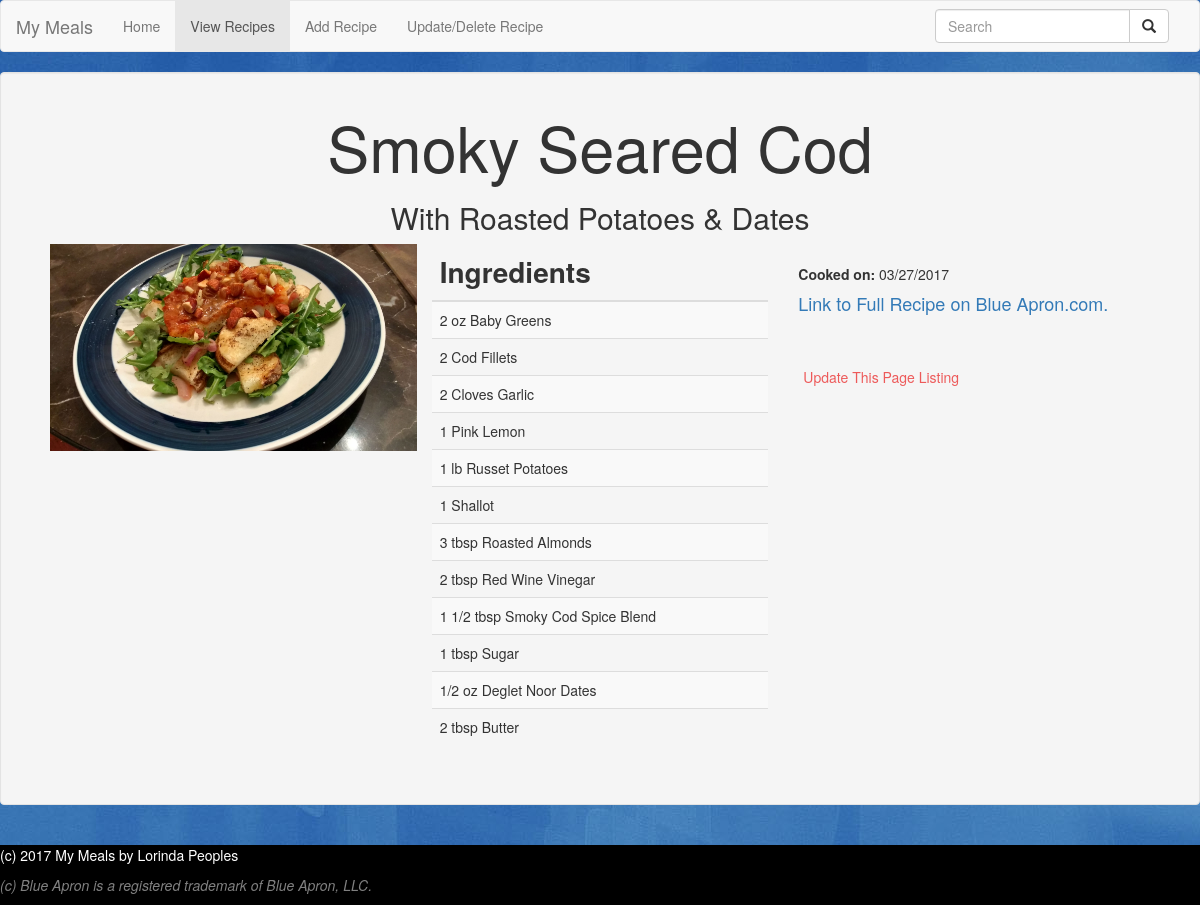
Page /recipe.php?id=101 on the committed database.
### tables this page shows
CREATE TABLE `recipe` (
  `recipe_id` int(4) NOT NULL,
  `title` varchar(255) NOT NULL,
  `subtitle` varchar(255) NOT NULL,
  `cooked_on` varchar(10) NOT NULL,
  `img_src` varchar(255) NOT NULL,
  `url` varchar(255) NOT NULL
);

CREATE TABLE `ingredients` (
  `id` int(4) NOT NULL,
  `recipe_id` int(4) NOT NULL,
  `ingredient` varchar(40) NOT NULL,
  `amount` varchar(10) DEFAULT NULL,
  `measurement` varchar(20) DEFAULT NULL
);

### inc/functions.php (called while the page is built, shortened)
<?php
function get_title($db, $id){
    try{
        $query = 'SELECT title
                    FROM recipe
                    WHERE recipe_id = :id';
        $statement = $db->prepare($query);
        $statement->bindParam(':id', $id, PDO::PARAM_INT);
        $statement->execute();
    }catch(Exception $e){
        echo "Unable to retrieve title";
        exit;
    }
    $title = $statement->fetch(PDO::FETCH_ASSOC);
    foreach($title as $item){
        return $item;
    }
}
function get_subtitle($db, $id){
    try{
        $query = 'SELECT subtitle
                    FROM recipe
                    WHERE recipe_id = :id';
        $statement = $db->prepare($query);
        $statement->bindParam(':id', $id, PDO::PARAM_INT);
        $statement->execute();
    }catch(Exception $e){
        echo "Unable to retrieve title";
        exit;
    }
    $subtitle = $statement->fetch(PDO::FETCH_ASSOC);
    foreach($subtitle as $item){
        return $item;
    }
}
function get_image($db, $id){
    try{
        $query = 'SELECT img_src
                    FROM recipe
                    WHERE recipe_id = :id';
        $statement = $db->prepare($query);
        $statement->bindParam(':id', $id, PDO::PARAM_INT);
        $statement->execute();
    }catch(Exception $e){
        echo "Unable to retrieve image";
        exit;
    }
    return $statement->fetch(PDO::FETCH_ASSOC);
}
function get_ingredients($db, $id){
    try{
    $query = 'SELECT ingredient, amount, measurement
    			FROM ingredients
    			WHERE recipe_id = :id';
    $statement = $db->prepare($query);
    $statement->bindParam(':id', $id,PDO::PARAM_INT);
    $statement->execute();
    }catch(Exception $e){
        echo "Unable to retrieve ingredients";
        exit;
    }
    return $statement->fetchAll(PDO::FETCH_ASSOC);
}
function get_date_url($db, $id){
    $query = 'SELECT cooked_on, url
              FROM recipe
              WHERE recipe_id = :id';
    try{
        $statement = $db->prepare($query);
        $statement->bindParam(':id',$id,PDO::PARAM_INT);
        $statement->execute();
    }catch(Exception $e){
        echo "Unable to retrieve date and url";
        exit;
    }
    return $statement->fetchAll(PDO::FETCH_ASSOC);
}
?>

### inc/view_chosen_recipe.php (the view)
<div class="jumbotron well">
    <div class="container">
        <h1><?php echo $recipeTitle; ?></h1>
        <h2><?php echo $subTitle; ?> </h2>
        <div class="container">
            <div class="col-md-4" style="padding-left: 0px;  padding-right: 0px;">
                <img src='<?php
                    $image = get_image($db, $id);
                    foreach($image as $item){
                        if($item != 'NULL' && $item !=""){
                              echo $item;
                        }else{
                            echo "/images/No_Image_Taken.jpg";
                        }
                    }
                ?>' alt="'Image of <?php echo $recipeTitle; ?>" class="img-responsive">
            </div>
            <div class="col-md-4">
                <table class="table table-striped">
                    <thead>
                        <tr>
                            <th>Ingredients</th>
                        </tr>
                    </thead>
                    <tbody>
                        <?php
                        $ingredients = get_ingredients($db, $id);
                        foreach ($ingredients as $item){
                            echo "<tr><td>";
                            echo $item['amount']." ";
                            if ($item['measurement'] != "NULL"){
                              echo $item['measurement']." ";
                            }
                            echo $item['ingredient'];
                            echo "</td></tr>";
                        }
                        ?>
                    </tbody>
                </table>
            </div>
            <div class="col-md-4">
                <br><b>Cooked on:</b>
                <?php
                $dateURL = get_date_url($db, $id);
                foreach ($dateURL as $item){
                    echo $item['cooked_on'];
                    echo "<br>";
                    echo "<a href='".$item['url']."' target='_blank'>"."<h4>Link to Full Recipe on Blue Apron.com.</h4>"."</a>";
                }
                ?>
                <br><br>
                <a href="modify-recipe.php?id=<?php echo $id; ?>"><div class="button--delete">Update This Page Listing</div></a>
            </div>
        </div>
        <br>
    </div>
</div>
<?php include 'inc/footer.php'; ?>

### css/style.css (style rules this page uses)
html { position: relative; min-height: 100%; }
body { margin: 0 0 100px; background: url(../images/bg-body.jpg) repeat; }
h1, h2 { text-align: center; }
th { font-size: 2em; }
.button--delete { border:0; background:transparent; padding:0; margin-top:3px; margin-left: 5px; font-size:14px; color:#ed5a5a; }

### rows in the picture
recipe: title "Smoky Seared Cod", subtitle "With Roasted Potatoes & Dates", img_src (picture), cooked_on "03/27/2017"
ingredients: amount "2", measurement "oz", ingredient "Baby Greens"
ingredients: amount "2", ingredient "Cod Fillets"
ingredients: amount "2", measurement "Cloves", ingredient "Garlic"
ingredients: amount "1", ingredient "Pink Lemon"
ingredients: amount "1", measurement "lb", ingredient "Russet Potatoes"
ingredients: amount "1", ingredient "Shallot"
ingredients: amount "3", measurement "tbsp", ingredient "Roasted Almonds"
ingredients: amount "2", measurement "tbsp", ingredient "Red Wine Vinegar"
ingredients: amount "1 1/2", measurement "tbsp", ingredient "Smoky Cod Spice Blend"
ingredients: amount "1", measurement "tbsp", ingredient "Sugar"
ingredients: amount "1/2", measurement "oz", ingredient "Deglet Noor Dates"
ingredients: amount "2", measurement "tbsp", ingredient "Butter"

### other values in the picture
$siteTitle "My Meals"
